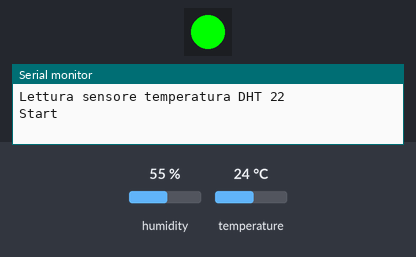
A sketch run on a simulated Arduino Uno, built with avr-gcc and run on an emulated ATmega328P. Parts: 1 RGB LEDs in strip order, left to right, the last lines printed to the serial monitor. The test bench sets the inputs (shaded band); at power-on: humidity 55 %, temperature 24 °C. Dim RGB values are drawn brighter than linear; colours are those a GRB WS2812 strip shows for the declared byte order.

Above: at 0.1 s.
At 5.1 s:
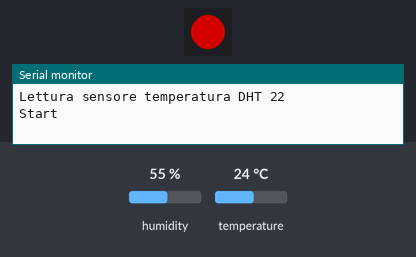
At 6.1 s:
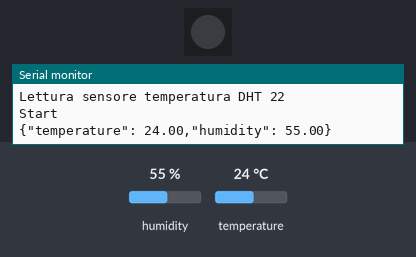
Timing chart, 0 to 7.6 s (numbered marks = the images above):
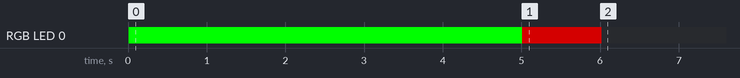

Measured:
- by itself, RGB LED 0: off → RGB(0, 255, 0) at 0.01 s, → RGB(128, 0, 0) 5.0 s later, → off 1.0 s later

The sketch:

sensore_dht22_led_arduino.ino
```cpp
/***************************************************
  Lettura di un sensore DHT22 e invio dati in mqtt
  installare librerie Adafruit
  Sensors
  DHT
  FastLED

 ****************************************************/

#include "DHT.h"
#include <FastLED.h>


/************************* RGB led *******************************************/
#define NUM_LEDS 1
const int dataline = 2;
CRGB leds[NUM_LEDS];

/************************* Settaggi sensore *********************************/
#define DHTPIN 3
#define DHTTYPE DHT22
DHT dht(DHTPIN, DHTTYPE);

/*************************** Sketch Code ************************************/

void setup() {
  Serial.begin(9600);
  LEDS.addLeds<WS2812B, dataline>(leds, NUM_LEDS);
  dht.begin();
  delay(10);
  leds[0] =  CRGB::Red;
  FastLED.show();
  Serial.println(F("Lettura sensore temperatura DHT 22"));

  Serial.println();

  Serial.println("Start");
  delay(5000);
  leds[0] =  CRGB::Green;
  FastLED.show();
}

float h,t;
char buf_t[10], buf_h[10];
char feed[100];

void loop() {

  delay(1000);
  //leggo il sensore
  leds[0] =  CRGB::Blue;
  FastLED.show();
  h = dht.readHumidity();
  t = dht.readTemperature();
  leds[0] =  CRGB::Green;
  FastLED.show();

  dtostrf(t, 6, 2, buf_t);
  dtostrf(h, 6, 2, buf_h);
  sprintf(feed, "{\"temperature\":%s,\"humidity\":%s}", buf_t, buf_h);
    Serial.println(feed);

  leds[0] =  CRGB::Black;
  FastLED.show();

}
```
